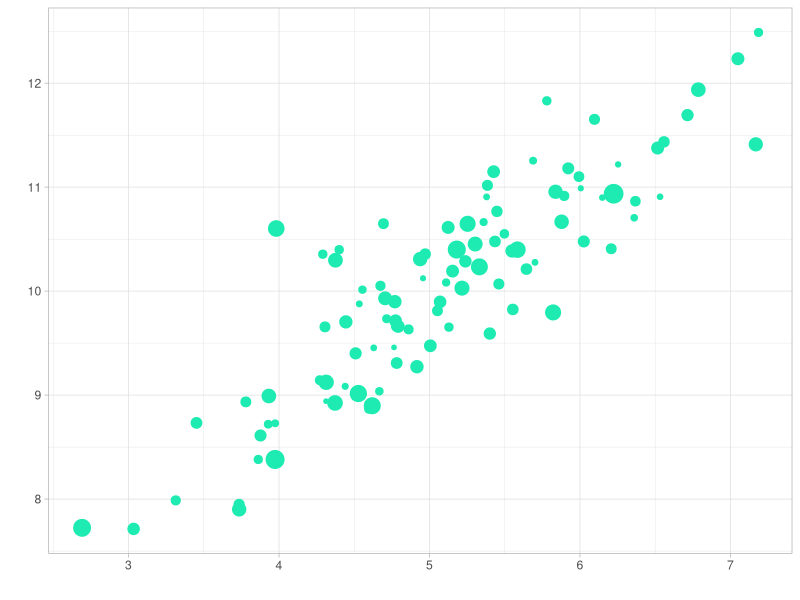

R code for this plot:
library("ggplot2")
set.seed(123)

n <- 100
df <- data.frame(
        x = 5 + rnorm(n),
        y = 5 + rnorm(n)/2,
        z = rexp(n)
)
df$y <- df$y + df$x

pdf(file="scatterplot.pdf", width=6, height=6, pointsize=10)
df |> ggplot(aes(x=x, y=y, size=z)) +
    geom_point(color="#1eebb1") +
    labs(x='', y='') +
    theme_light() +
    theme(legend.position='none')
dev.off()

